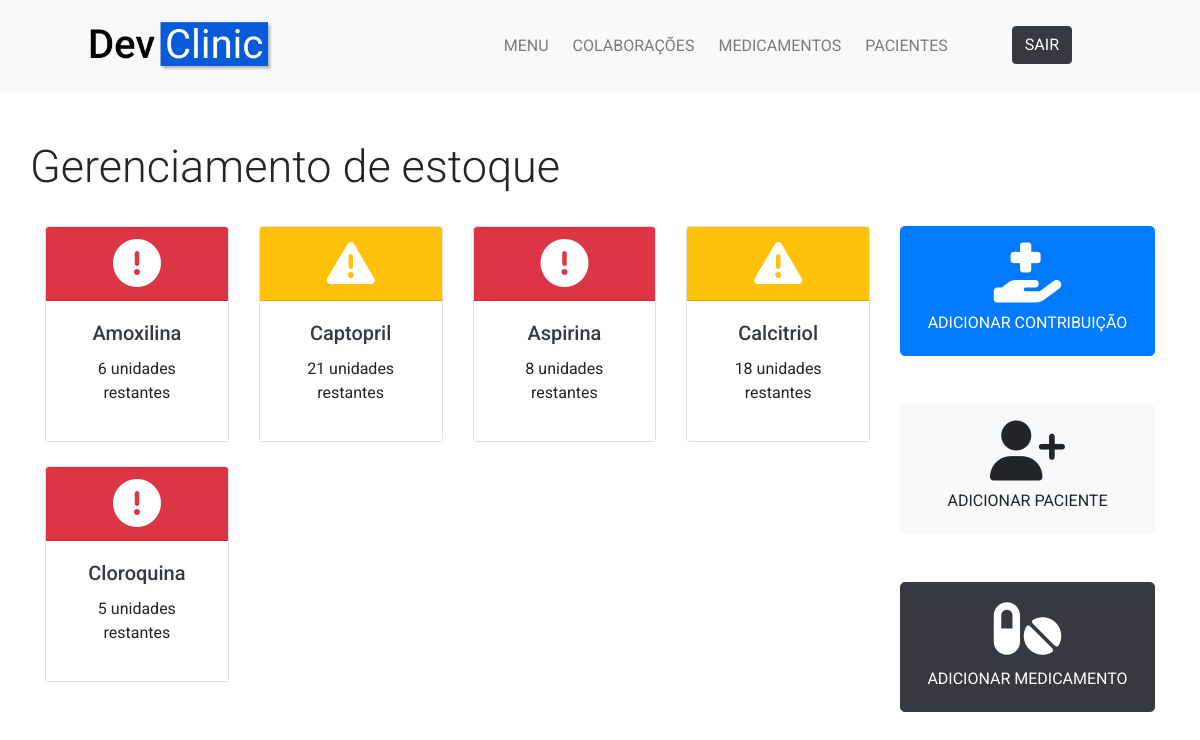
Page / (signed in) on the earlier database version.
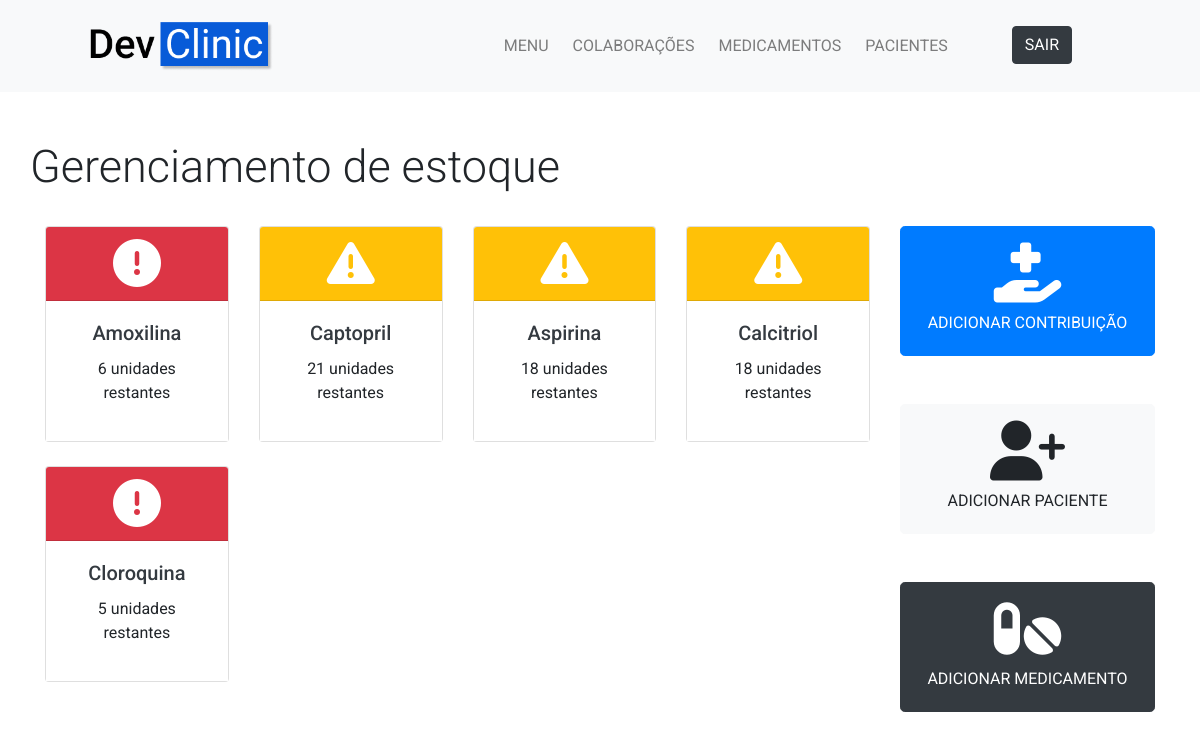
Same page on the later database version.
### medicamento/models.py (models this page shows, shortened)
class Medicamento(models.Model):
    nome = models.CharField(max_length=150)
    marca = models.CharField(max_length=60, blank=True)
    quantidade = models.BigIntegerField()

### main/views.py (the view)
# urls.py: 2. Add a URL to urlpatterns:  path('', views.home, name='home')
def home(request):
    if request.user.is_authenticated:
        medicamentos = Medicamento.objects.all()
        return render(request, 'main/home.html', {'medicamentos':medicamentos})
    else:
        return redirect('loginusuario')

### main/templates/main/home.html
{% extends 'main/base.html' %}
{% block content %}
  <section class="py-5">
    <div class="container">
      <div class="row">
        <h1 class="display-4 big-display text-lg-start text-center">Gerenciamento de estoque</h1>
        <div class="col-lg-9 mt-4">
          <div class="row">
            {% if medicamentos %}
              {% for medicamento in medicamentos %}
                {% if medicamento.quantidade < 10 %}
                  <div class="col-lg-3">
                    <div class="card mb-4">
                      <div class="card-header bg-danger text-white text-center">
                        <i class="fas fa-exclamation-circle fa-3x"></i>
                      </div>
                      <div class="card-body bg-white text-center">
                        <h5 class="card-title text-dark text-center">{{ medicamento.nome }}</h5>
                        <p>{{ medicamento.quantidade }} unidades restantes</p>
                      </div>
                    </div>
                  </div>
                {% elif medicamento.quantidade < 40 and medicamento.quantidade > 10 %}
                  <div class="col-lg-3">
                    <div class="card mb-4">
                      <div class="card-header bg-warning text-white text-center">
                        <i class="fas fa-exclamation-triangle fa-3x"></i>
                      </div>
                      <div class="card-body bg-white text-center">
                        <h5 class="card-title text-dark text-center">{{ medicamento.nome }}</h5>
                        <p>{{ medicamento.quantidade }} unidades restantes</p>
                      </div>
                    </div>
                  </div>
                {% endif %}
              {% endfor %}
            {% else %}
              <h2 class="text-start text-dark medium-display">Sem medicamentos aqui</h2>
            {% endif %}
          </div>
        </div>
        <div class="col-lg-3 mt-4">
          <a href="{% url 'colaboracao:criarcolaboracao' %}" class="btn btn-primary btn-lg btn-block mb-5 py-3">
            <i class="fas fa-hand-holding-medical fa-3x mb-2"></i>
            <p style="font-size: 16px;" class="mb-1">ADICIONAR CONTRIBUIÇÃO</p>
          </a>
          <a href="{% url 'paciente:criarpaciente' %}" class="btn btn-light btn-lg btn-block mb-5 py-3">
            <i class="fas fa-user-plus fa-3x mb-2"></i>
            <p style="font-size: 16px;" class="mb-1">ADICIONAR PACIENTE</p>
          </a>
          <a href="{% url 'medicamento:criarmedicamento' %}" class="btn btn-dark btn-lg btn-block text-white mb-5 py-3">
            <i class="fas fa-pills fa-3x mb-2"></i>
            <p style="font-size: 16px;" class="mb-1">ADICIONAR MEDICAMENTO</p>
          </a>
        </div>
      </div>
    </div>
  </section>
{% endblock %}

Differences in the rows shown:
changed Medicamento "Aspirina": quantidade "8" → "18"
